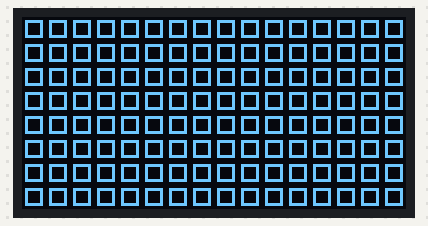
Bench run of a sketch on a simulated Arduino Uno, built with avr-gcc and run on an emulated ATmega328P. Shown: 128×64 one-colour display. Wiring (inferred from the names in the program): SSD1306 OLED at I2C address 0x3C.

Above: at 0.2 s.

The sketch:

oled_test.ino
```cpp
#include <Wire.h>

//~ DEFINES ~~~~~~~~~~~~~~~~~~~~~~~~~~~~~~~~~~~~~~~~~~~~~~~~~~~~~~~~~~~~~~~~~~~
// Some defines for the SSD1306 controller driving a 128x64 resolution OLED display
// PART 		- http://www.simplelabs.co.in/content/96-blue-i2c-oled-module
// DATASHEET 	- https://www.adafruit.com/datasheets/SSD1306.pdf

// The Slave Address (SLA) of the OLED controller - SSD1306 - is 0x3C
// The LSB is supposed to be the mode. Since we are only going to WRITE to the OLED, the LSB is going to be 0
// SLA (0x3C) + WRITE_MODE (0x00) =  0x78 (0b01111000)
#define OLED_I2C_ADDRESS   0x3C

// The SSD1306 datasheet (pg.20) says that a control byte has to be sent before sending a command
// Control byte consists of
// bit 7		: Co   : Continuation bit - If 0, then it assumes all the next bytes are data (no more control bytes).
//				:		 You can send a stream of data, ie: gRAM dump - if Co=0
//				:        For Command, you'd prolly wanna set this - one at a time. Hence, Co=1 for commands
//				:		 For Data stream, Co=0 :)
// bit 6    	: D/C# : Data/Command Selection bit, Data=1/Command=0
// bit [5-0] 	: lower 6 bits have to be 0
#define OLED_CONTROL_BYTE_CMD_SINGLE	0x80
#define OLED_CONTROL_BYTE_CMD_STREAM	0x00
#define OLED_CONTROL_BYTE_DATA_STREAM	0x40

// Fundamental commands (pg.28)
#define OLED_CMD_SET_CONTRAST			0x81	// follow with 0x7F
#define OLED_CMD_DISPLAY_RAM			0xA4
#define OLED_CMD_DISPLAY_ALLON			0xA5
#define OLED_CMD_DISPLAY_NORMAL			0xA6
#define OLED_CMD_DISPLAY_INVERTED 		0xA7
#define OLED_CMD_DISPLAY_OFF			0xAE
#define OLED_CMD_DISPLAY_ON				0xAF

// Addressing Command Table (pg.30)
#define OLED_CMD_SET_MEMORY_ADDR_MODE	0x20	// follow with 0x00 = HORZ mode = Behave like a KS108 graphic LCD
#define OLED_CMD_SET_COLUMN_RANGE		0x21	// can be used only in HORZ/VERT mode - follow with 0x00 + 0x7F = COL127
#define OLED_CMD_SET_PAGE_RANGE			0x22	// can be used only in HORZ/VERT mode - follow with 0x00 + 0x07 = PAGE7

// Hardware Config (pg.31)
#define OLED_CMD_SET_DISPLAY_START_LINE	0x40
#define OLED_CMD_SET_SEGMENT_REMAP		0xA1
#define OLED_CMD_SET_MUX_RATIO			0xA8	// follow with 0x3F = 64 MUX
#define OLED_CMD_SET_COM_SCAN_MODE		0xC8
#define OLED_CMD_SET_DISPLAY_OFFSET		0xD3	// follow with 0x00
#define OLED_CMD_SET_COM_PIN_MAP		0xDA	// follow with 0x12

// Timing and Driving Scheme (pg.32)
#define OLED_CMD_SET_DISPLAY_CLK_DIV	0xD5	// follow with 0x80
#define OLED_CMD_SET_PRECHARGE			0xD9	// follow with 0x22
#define OLED_CMD_SET_VCOMH_DESELCT		0xDB	// follow with 0x30

// Charge Pump (pg.62)
#define OLED_CMD_SET_CHARGE_PUMP		0x8D	// follow with 0x14

// NOP
#define OLED_CMD_NOP 					0xE3

//~~~~~~~~~~~~~~~~~~~~~~~~~~~~~~~~~~~~~~~~~~~~~~~~~~~~~~~~~~~~~~~~~~~~~~~~~~~~~

// Box pattern
uint8_t pattern1[] = {
	0x00,0x7E,0x42,0x42,0x42,0x42,0x7E,0x00,
	0x00,0x7E,0x42,0x42,0x42,0x42,0x7E,0x00
	};

// Cross weave pattern
uint8_t pattern2[] = {
	0x81,0x42,0x24,0x18,0x18,0x24,0x42,0x81,
	0x81,0x42,0x24,0x18,0x18,0x24,0x42,0x81
	};

void setup()   {
	// Init the OLED controller
	OLED_init();
}

void loop() {
	// I2C
	Wire.beginTransmission(OLED_I2C_ADDRESS);
	Wire.write(OLED_CONTROL_BYTE_CMD_STREAM);
	Wire.write(OLED_CMD_SET_COLUMN_RANGE);
	Wire.write(0x00);
	Wire.write(0x7F);
	Wire.write(OLED_CMD_SET_PAGE_RANGE);
	Wire.write(0);
	Wire.write(0x07);
	Wire.endTransmission();

	for(uint16_t i=0;i<1024;i++){
		Wire.beginTransmission(OLED_I2C_ADDRESS);
		Wire.write(OLED_CONTROL_BYTE_DATA_STREAM);
	    for (uint8_t x=0; x<16; x++) {
			// Wire.write(0b11000001);
			// Wire.write(0x81);
			// Wire.write(0x02);
			Wire.write(pattern1[x]);
			// Wire.write(pattern2[x]);
			i++;
	    }
	    i--;
	    Wire.endTransmission();
	}

    delay(5000);

}


void OLED_init() {
	// Init the I2C interface (pins A4 and A5 on the Arduino Uno board) in Master Mode.
	Wire.begin();
	// keywords:
	// SEG = COL = segment = column byte data on a page
	// Page = 8 pixel tall row. Has 128 SEGs and 8 COMs
	// COM = row

	// Begin the I2C comm with SSD1306's address (SLA+Write)
	Wire.beginTransmission(OLED_I2C_ADDRESS);

	// Tell the SSD1306 that a command stream is incoming
	Wire.write(OLED_CONTROL_BYTE_CMD_STREAM);

	// Follow instructions on pg.64 of the dataSheet for software configuration of the SSD1306
	// Turn the Display OFF
	Wire.write(OLED_CMD_DISPLAY_OFF);
	// Set mux ration tp select max number of rows - 64
	Wire.write(OLED_CMD_SET_MUX_RATIO);
	Wire.write(0x3F);
	// Set the display offset to 0
	Wire.write(OLED_CMD_SET_DISPLAY_OFFSET);
	Wire.write(0x00);
	// Display start line to 0
	Wire.write(OLED_CMD_SET_DISPLAY_START_LINE);

	// Mirror the x-axis. In case you set it up such that the pins are north.
	// Wire.write(0xA0); - in case pins are south - default
	Wire.write(OLED_CMD_SET_SEGMENT_REMAP);

	// Mirror the y-axis. In case you set it up such that the pins are north.
	// Wire.write(0xC0); - in case pins are south - default
	Wire.write(OLED_CMD_SET_COM_SCAN_MODE);

	// Default - alternate COM pin map
	Wire.write(OLED_CMD_SET_COM_PIN_MAP);
	Wire.write(0x12);
	// set contrast
	Wire.write(OLED_CMD_SET_CONTRAST);
	Wire.write(0x7F);
	// Set display to enable rendering from GDDRAM (Graphic Display Data RAM)
	Wire.write(OLED_CMD_DISPLAY_RAM);
	// Normal mode!
	Wire.write(OLED_CMD_DISPLAY_NORMAL);
	// Default oscillator clock
	Wire.write(OLED_CMD_SET_DISPLAY_CLK_DIV);
	Wire.write(0x80);
	// Enable the charge pump
	Wire.write(OLED_CMD_SET_CHARGE_PUMP);
	Wire.write(0x14);
	// Set precharge cycles to high cap type
	Wire.write(OLED_CMD_SET_PRECHARGE);
	Wire.write(0x22);
	// Set the V_COMH deselect volatage to max
	Wire.write(OLED_CMD_SET_VCOMH_DESELCT);
	Wire.write(0x30);
	// Horizonatal addressing mode - same as the KS108 GLCD
	Wire.write(OLED_CMD_SET_MEMORY_ADDR_MODE);
	Wire.write(0x00);
	// Turn the Display ON
	Wire.write(OLED_CMD_DISPLAY_ON);

	// End the I2C comm with the SSD1306
	Wire.endTransmission();
}
```
